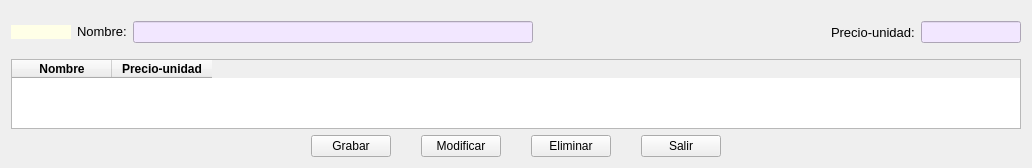
      <widget class="QWidget" name="panelPro">
       <attribute name="title">
        <string>Productos</string>
       </attribute>
       <layout class="QGridLayout" name="gridLayout">
        <item row="0" column="0">
         <layout class="QGridLayout" name="gridFormuNP">
          <property name="sizeConstraint">
           <enum>QLayout::SetDefaultConstraint</enum>
          </property>
          <property name="topMargin">
           <number>10</number>
          </property>
          <property name="bottomMargin">
           <number>10</number>
          </property>
          <item row="0" column="4">
           <widget class="QLabel" name="lblPrecio">
            <property name="font">
             <font>
              <pointsize>10</pointsize>
             </font>
            </property>
            <property name="text">
             <string>Precio-unidad:</string>
            </property>
           </widget>
          </item>
          <item row="0" column="3">
           <spacer name="horizontalSpacer_7">
            <property name="orientation">
             <enum>Qt::Horizontal</enum>
            </property>
            <property name="sizeType">
             <enum>QSizePolicy::Expanding</enum>
            </property>
            <property name="sizeHint" stdset="0">
             <size>
              <width>30</width>
              <height>20</height>
             </size>
            </property>
           </spacer>
          </item>
          <item row="0" column="0">
           <widget class="QLabel" name="lblCodpro">
            <property name="sizePolicy">
             <sizepolicy hsizetype="Preferred" vsizetype="Fixed">
              <horstretch>0</horstretch>
              <verstretch>0</verstretch>
             </sizepolicy>
            </property>
            <property name="minimumSize">
             <size>
              <width>60</width>
              <height>0</height>
             </size>
            </property>
            <property name="styleSheet">
             <string notr="true">background-color: rgb(255, 255, 231);</string>
            </property>
            <property name="text">
             <string/>
            </property>
           </widget>
          </item>
          <item row="0" column="2">
           <widget class="QLineEdit" name="editNomPro">
            <property name="minimumSize">
             <size>
              <width>400</width>
              <height>0</height>
             </size>
            </property>
            <property name="styleSheet">
             <string notr="true">background-color: rgb(242, 231, 255);</string>
            </property>
           </widget>
          </item>
          <item row="0" column="1">
           <widget class="QLabel" name="lblNomPro">
            <property name="sizePolicy">
             <sizepolicy hsizetype="Maximum" vsizetype="Fixed">
              <horstretch>0</horstretch>
              <verstretch>0</verstretch>
             </sizepolicy>
            </property>
            <property name="font">
             <font>
              <pointsize>10</pointsize>
             </font>
            </property>
            <property name="text">
             <string>Nombre:</string>
            </property>
           </widget>
          </item>
          <item row="0" column="5">
           <widget class="QLineEdit" name="editPrecio">
            <property name="maximumSize">
             <size>
              <width>100</width>
              <height>16777215</height>
             </size>
            </property>
            <property name="font">
             <font>
              <weight>50</weight>
              <bold>false</bold>
             </font>
            </property>
            <property name="toolTipDuration">
             <number>-1</number>
            </property>
            <property name="styleSheet">
             <string notr="true">background-color: rgb(242, 231, 255);</string>
            </property>
           </widget>
          </item>
         </layout>
        </item>
        <item row="2" column="0">
         <layout class="QGridLayout" name="gridBtnPro">
          <property name="leftMargin">
           <number>300</number>
          </property>
          <property name="rightMargin">
           <number>300</number>
          </property>
          <property name="horizontalSpacing">
           <number>30</number>
          </property>
          <item row="0" column="0">
           <widget class="QPushButton" name="btnAltaPro">
            <property name="font">
             <font>
              <weight>50</weight>
              <bold>false</bold>
             </font>
            </property>
            <property name="text">
             <string>Grabar</string>
            </property>
           </widget>
          </item>
          <item row="0" column="1">
           <widget class="QPushButton" name="btnModifPro">
            <property name="font">
             <font>
              <weight>50</weight>
              <bold>false</bold>
             </font>
            </property>
            <property name="text">
             <string>Modificar</string>
            </property>
           </widget>
          </item>
          <item row="0" column="2">
           <widget class="QPushButton" name="btnBajaPro">
            <property name="font">
             <font>
              <weight>50</weight>
              <bold>false</bold>
             </font>
            </property>
            <property name="text">
             <string>Eliminar</string>
            </property>
           </widget>
          </item>
          <item row="0" column="3">
           <widget class="QPushButton" name="btnSalirPro">
            <property name="font">
             <font>
              <weight>50</weight>
              <bold>false</bold>
             </font>
            </property>
            <property name="text">
             <string>Salir</string>
            </property>
           </widget>
          </item>
         </layout>
        </item>
        <item row="1" column="0">
         <widget class="QTableWidget" name="tablePro">
          <property name="font">
           <font>
            <weight>75</weight>
            <bold>true</bold>
           </font>
          </property>
          <property name="sizeAdjustPolicy">
           <enum>QAbstractScrollArea::AdjustToContents</enum>
          </property>
          <property name="alternatingRowColors">
           <bool>true</bool>
          </property>
          <property name="selectionMode">
           <enum>QAbstractItemView::ExtendedSelection</enum>
          </property>
          <property name="columnCount">
           <number>2</number>
          </property>
          <column>
           <property name="text">
            <string>Nombre</string>
           </property>
          </column>
          <column>
           <property name="text">
            <string>Precio-unidad</string>
           </property>
          </column>
         </widget>
        </item>
       </layout>
      </widget>
